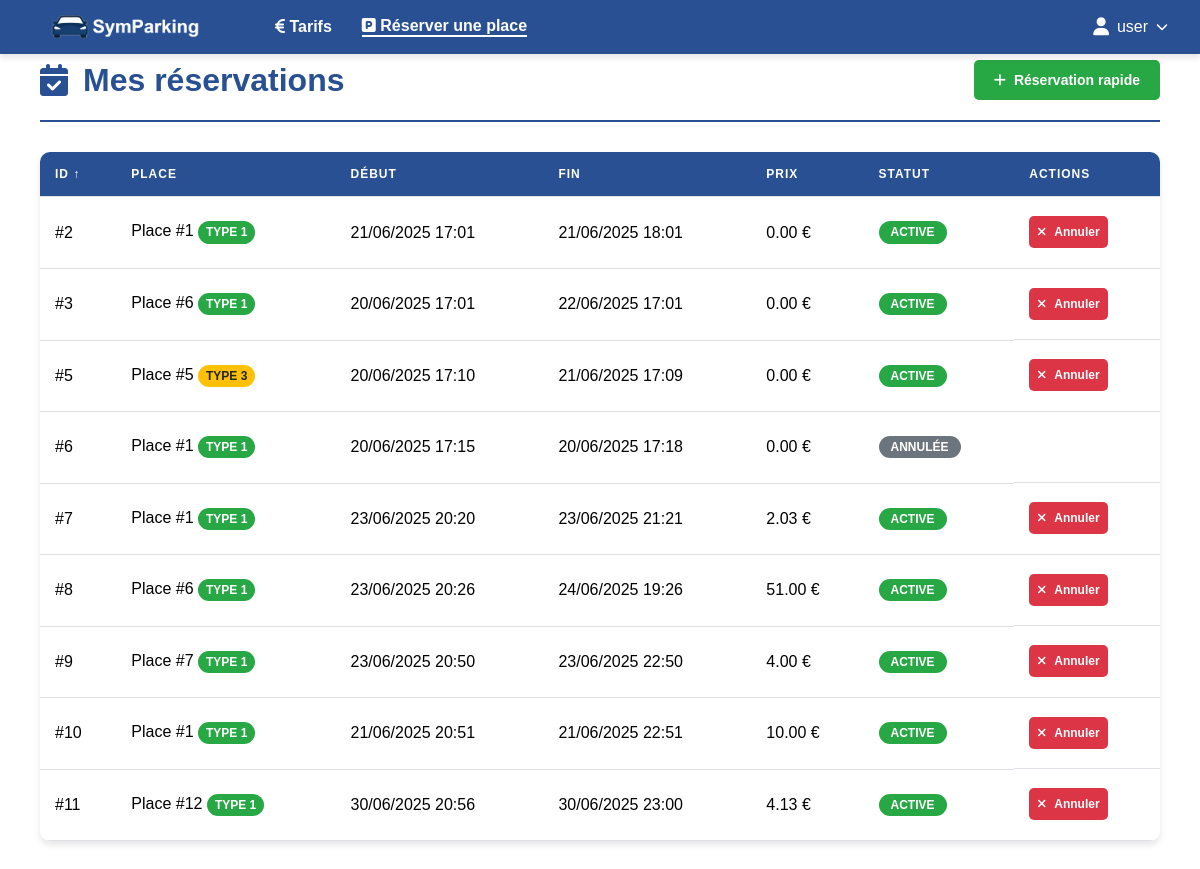
/index.php?component=booking&sort=id&order=asc (signed in), run on the app's committed database.
### tables this page shows
CREATE TABLE IF NOT EXISTS `bookings` (
  `id` int NOT NULL AUTO_INCREMENT,
  `user_id` int DEFAULT NULL,
  `spot_id` int DEFAULT NULL,
  `start_time` datetime DEFAULT NULL,
  `end_time` datetime DEFAULT NULL,
  `total_price` decimal(10,2) NOT NULL DEFAULT '0.00',
  `is_cancelled` tinyint(1) DEFAULT '0',
  PRIMARY KEY (`id`)
);

CREATE TABLE IF NOT EXISTS `parking_spots` (
  `id` int NOT NULL AUTO_INCREMENT,
  `number` int DEFAULT NULL,
  `type` int DEFAULT NULL,
  `is_occupied` tinyint(1) DEFAULT '0',
  PRIMARY KEY (`id`)
);

### Controller/booking.php (called while the page is built, shortened)
<?php
require "Model/booking.php";
require "Model/users.php";
$page = isset($_GET['page']) ? max(1, (int)$_GET['page']) : 1;
$sortBy = $_GET['sort'] ?? 'id';
$sortOrder = $_GET['order'] ?? 'desc';
$currentUserId = getCurrentUserId($pdo);
$userId = isAdmin() ? null : $currentUserId;
$bookings = getBookings($pdo, $page, $sortBy, $sortOrder, $userId);
require "View/booking.php";

### Includes/functions.php (called while the page is built, shortened)
<?php
if (!function_exists('isAdmin')) {
    function isAdmin(): bool {
        return isset($_SESSION['auth']) && $_SESSION['auth'] && ($_SESSION['role'] ?? 1) === 2;
    }
}

### Model/users.php (called while the page is built, shortened)
<?php
function getCurrentUserId(PDO $pdo): int|null {
    $fullName = $_SESSION['username'];
    $query = "SELECT id FROM users WHERE CONCAT(first_name, ' ', last_name) = :full_name";
    $res = $pdo->prepare($query);
    $res->bindParam(':full_name', $fullName);
    $res->execute();
    $result = $res->fetch(PDO::FETCH_ASSOC);
    return $result ? (int)$result['id'] : null;
}

### Model/booking.php (called while the page is built, shortened)
<?php
function getBookings(PDO $pdo, int $page = 1, string $sortBy = 'id', string $sortOrder = 'desc', int $userId = null): array {
    $limit = 10;
    $offset = ($page - 1) * $limit;
    $allowedColumns = ['id', 'user_id', 'spot_id', 'start_time', 'end_time', 'total_price', 'is_cancelled'];
    $allowedOrders = ['asc', 'desc'];
    $whereClause = '';
    $params = [];
    $query = "
        SELECT b.*,
               CONCAT(u.first_name, ' ', u.last_name) as user_name,
               CONCAT('Place #', ps.number) as spot_label,
               ps.type as spot_type
        FROM bookings b
        LEFT JOIN users u ON b.user_id = u.id
        LEFT JOIN parking_spots ps ON b.spot_id = ps.id
        {$whereClause}
        ORDER BY {$sortBy} {$sortOrder}
        LIMIT :limit OFFSET :offset
    ";
    $res = $pdo->prepare($query);
    $res->bindValue(':limit', $limit, PDO::PARAM_INT);
    $res->bindValue(':offset', $offset, PDO::PARAM_INT);
    $res->execute();
    return $res->fetchAll(PDO::FETCH_ASSOC);
}

### View/booking.php (the view, shortened to what this page needs)
<div class="with-navbar">
    <div class="pricing-container">
        <div class="pricing-header">
            <h1>
                <i class="fas fa-calendar-check"></i>
                <?= isAdmin() ? 'Gestion des réservations' : 'Mes réservations' ?>
            </h1>
            <div class="header-actions">
                <button id="toggle-form-btn" class="btn btn-success" onclick="toggleQuickForm()">
                    <i class="fas fa-plus"></i> Réservation rapide
                </button>
            </div>
        </div>
        <div class="users-table-container">
            <?php if (empty($bookings)): ?>
                <div class="no-data">
                    <i class="fas fa-calendar-times" style="font-size: 48px; color: #6c757d; margin-bottom: 20px;"></i>
                    <p><?= isAdmin() ? 'Aucune réservation trouvée' : 'Vous n\'avez pas encore de réservation' ?></p>
                    <button class="btn btn-primary" onclick="toggleQuickForm()">
                        <i class="fas fa-plus"></i> Créer une réservation
                    </button>
                </div>
            <?php else: ?>
                <table class="users-table">
                    <thead>
                    <tr>
                        <th>
                            <a href="?component=booking&sort=id&order=<?= $sortBy === 'id' && $sortOrder === 'asc' ? 'desc' : 'asc' ?>" class="sort-header">
                                ID <?= $sortBy === 'id' ? ($sortOrder === 'asc' ? '↑' : '↓') : '' ?>
                            </a>
                        </th>
                        <th>
                            <a href="?component=booking&sort=spot_id&order=<?= $sortBy === 'spot_id' && $sortOrder === 'asc' ? 'desc' : 'asc' ?>" class="sort-header">
                                Place <?= $sortBy === 'spot_id' ? ($sortOrder === 'asc' ? '↑' : '↓') : '' ?>
                            </a>
                        </th>
                        <th>
                            <a href="?component=booking&sort=start_time&order=<?= $sortBy === 'start_time' && $sortOrder === 'asc' ? 'desc' : 'asc' ?>" class="sort-header">
                                Début <?= $sortBy === 'start_time' ? ($sortOrder === 'asc' ? '↑' : '↓') : '' ?>
                            </a>
                        </th>
                        <th>
                            <a href="?component=booking&sort=end_time&order=<?= $sortBy === 'end_time' && $sortOrder === 'asc' ? 'desc' : 'asc' ?>" class="sort-header">
                                Fin <?= $sortBy === 'end_time' ? ($sortOrder === 'asc' ? '↑' : '↓') : '' ?>
                            </a>
                        </th>
                        <th>Prix</th>
                        <th>Statut</th>
                        <th>Actions</th>
                    </tr>
                    </thead>
                    <tbody>
                    <?php foreach ($bookings as $booking): ?>
                        <tr>
                            <td>#<?= $booking['id'] ?></td>
                            <td>
                                <?= htmlspecialchars($booking['spot_label']) ?>
                                <span class="type-badge type-<?= $booking['spot_type'] ?>">
                                        Type <?= $booking['spot_type'] ?>
                                    </span>
                            </td>
                            <td><?= date('d/m/Y H:i', strtotime($booking['start_time'])) ?></td>
                            <td><?= date('d/m/Y H:i', strtotime($booking['end_time'])) ?></td>
                            <td><?= number_format($booking['total_price'], 2) ?> €</td>
                            <td>
                                <?php if ($booking['is_cancelled']): ?>
                                    <span class="status-badge status-inactive">Annulée</span>
                                <?php else: ?>
                                    <span class="status-badge status-active">Active</span>
                                <?php endif; ?>
                            </td>
                            <td class="actions">
                                <?php if (!$booking['is_cancelled']): ?>
                                    <button class="btn btn-sm btn-delete" onclick="cancelBooking(<?= $booking['id'] ?>)">
                                        <i class="fas fa-times"></i> Annuler
                                    </button>
                                <?php endif; ?>
                            </td>
                        </tr>
                    <?php endforeach; ?>
                    </tbody>
                </table>
            <?php endif; ?>
        </div>
    </div>
</div>

### assets/CSS/style.css (style rules this page uses)
body { margin: 0; padding: 0; background-color: #fff; font-family: Arial, sans-serif; min-height: 100vh; }
.btn { display: inline-flex; align-items: center; justify-content: center; gap: 8px; padding: 10px 20px; border: none; border-radius: 5px; text-decoration: none; font-weight: bold; cursor: pointer; transition: all 0.3s ease; font-size: 14px; line-height: 1; box-sizing: border-box; height: 40px; font-family: Arial, sans-serif; }
.btn-sm { padding: 6px 10px; font-size: 12px; height: 32px; min-height: 32px; max-height: 32px; }
.btn-success { background-color: #28a745; color: white; }
.btn-delete { background-color: #dc3545; color: white; }
.sort-header { color: white; text-decoration: none; }
.users-container, .pricing-container { max-width: 1200px; margin: 0 auto; padding: 20px; }
.pricing-container { max-width: 1400px; }
.users-header, .pricing-header, .user-form-header { display: flex; justify-content: space-between; align-items: center; margin-bottom: 30px; padding-bottom: 20px; border-bottom: 2px solid #285093; }
.users-header h1, .pricing-header h1, .user-form-header h1 { color: #285093; margin: 0; font-size: 2rem; display: flex; align-items: center; gap: 15px; }
.header-actions { display: flex; gap: 10px; }
.users-table-container, .rules-table-container { background: white; border-radius: 10px; box-shadow: 0 4px 6px rgba(0, 0, 0, 0.1); overflow: hidden; margin-bottom: 30px; }
.users-table, .rules-table { width: 100%; border-collapse: collapse; }
.users-table thead, .rules-table thead { background-color: #285093; color: white; }
.users-table th, .users-table td, .rules-table th, .rules-table td { padding: 15px; text-align: left; border-bottom: 1px solid #dee2e6; vertical-align: middle; }
.users-table th { font-weight: bold; text-transform: uppercase; font-size: 12px; letter-spacing: 1px; }
.users-table .actions { display: flex; gap: 10px; align-items: center; justify-content: flex-start; height: 40px; padding-bottom: 15.5px !important; padding-top: 15px !important; }
.users-table .actions .btn { height: 32px !important; min-height: 32px !important; max-height: 32px !important; padding: 6px 8px !important; line-height: 1 !important; border: none !important; font-family: Arial, sans-serif !important; font-size: 12px !important; box-sizing: border-box !important; display: inline-flex !important; align-items: center !important; justify-content: center !important; vertical-align: top !important; }
.actions { display: flex; gap: 8px; justify-content: center; }
.role-badge, .status-badge, .type-badge { padding: 4px 12px; border-radius: 20px; font-size: 12px; font-weight: bold; text-transform: uppercase; display: inline-block; line-height: 1.2; }
.type-badge { padding: 4px 8px; border-radius: 12px; color: white; }
.status-active { background-color: #28a745; color: white; }
.status-inactive { background-color: #6c757d; color: white; }
.type-1 { background-color: #28a745; }
.type-3 { background-color: #ffc107; color: #212529; }

### data on the page
bookings: id "2", spot_label "Place #1", parking_spots.type "1", start_time "21/06/2025 17:01", end_time "21/06/2025 18:01", total_price "0.00", is_cancelled "ACTIVE"
bookings: id "3", spot_label "Place #6", parking_spots.type "1", start_time "20/06/2025 17:01", end_time "22/06/2025 17:01", total_price "0.00", is_cancelled "ACTIVE"
bookings: id "5", spot_label "Place #5", parking_spots.type "3", start_time "20/06/2025 17:10", end_time "21/06/2025 17:09", total_price "0.00", is_cancelled "ACTIVE"
bookings: id "6", spot_label "Place #1", parking_spots.type "1", start_time "20/06/2025 17:15", end_time "20/06/2025 17:18", total_price "0.00", is_cancelled "ANNULÉE"
bookings: id "7", spot_label "Place #1", parking_spots.type "1", start_time "23/06/2025 20:20", end_time "23/06/2025 21:21", total_price "2.03", is_cancelled "ACTIVE"
bookings: id "8", spot_label "Place #6", parking_spots.type "1", start_time "23/06/2025 20:26", end_time "24/06/2025 19:26", total_price "51.00", is_cancelled "ACTIVE"
bookings: id "9", spot_label "Place #7", parking_spots.type "1", start_time "23/06/2025 20:50", end_time "23/06/2025 22:50", total_price "4.00", is_cancelled "ACTIVE"
bookings: id "10", spot_label "Place #1", parking_spots.type "1", start_time "21/06/2025 20:51", end_time "21/06/2025 22:51", total_price "10.00", is_cancelled "ACTIVE"
bookings: id "11", spot_label "Place #12", parking_spots.type "1", start_time "30/06/2025 20:56", end_time "30/06/2025 23:00", total_price "4.13", is_cancelled "ACTIVE"

### other printed values
$_SESSION['username'] "user"
